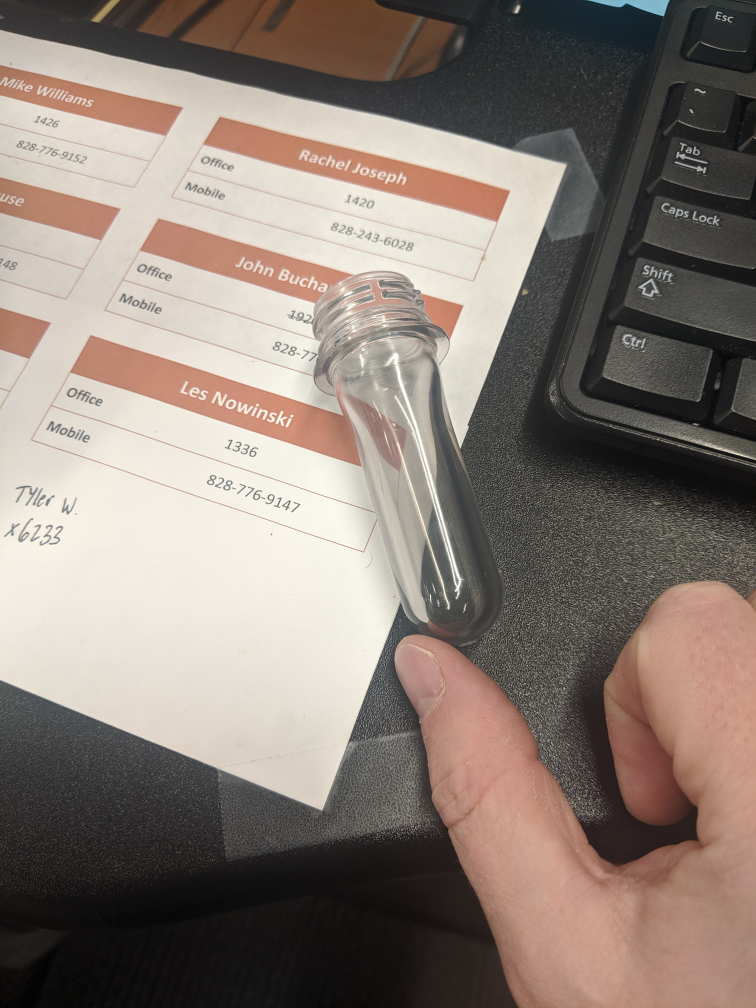
#> input picture data/raw/IMG_20191004_113654.jpg, 3024 x 4032 px (shown at 1/4 size); its folder holds 4 pictures in this run
$ python resize_images.py
#> lines starting #> are read from the running program, lines starting #| are printed output that depends on the picture
import os
import glob
import cv2

if __name__ == "__main__":
    import argparse

    parser = argparse.ArgumentParser(
        description="Resize raw images to uniformed target size."
    )
    parser.add_argument(
        "--raw-dir",
        help="Directory path to raw images.",
        default="./data/raw",
        type=str,
    )
    parser.add_argument(
        "--save-dir",
        help="Directory path to save resized images.",
        default="./data/images",
        type=str,
    )
    parser.add_argument(
        "--ext", help="Raw image files extension to resize.", default="jpg", type=str
    )
    parser.add_argument(
        "--target-scale",
        help="Target size to resize as a percentage.",
        default="25",
        type=str,
    )
    args = parser.parse_args()

    raw_dir = args.raw_dir
    save_dir = args.save_dir
    ext = args.ext
    target_size = args.target_scale
    #msg = "--target-size must be a tuple of 2 integers"
    #assert isinstance(target_size, tuple) and len(target_size) == 2, msg
    fnames = glob.glob(os.path.join(raw_dir, "*.{}".format(ext)))
    os.makedirs(save_dir, exist_ok=True)
    print(
        "{} files to resize from directory `{}` to target size:{}".format(
            len(fnames), raw_dir, target_size
        )
    )

    for i, fname in enumerate(fnames):
        print(".", end="", flush=True)
        img = cv2.imread(fname, cv2.IMREAD_UNCHANGED)
#> img is the input picture: shape (4032, 3024, 3); mean B, G, R 117, 125.1, 137.4
        width = int(img.shape[1] * int(target_size) / 100)
#> width = 756
        height = int(img.shape[0] * int(target_size) / 100)
#> height = 1008
        dim = (width, height)
#> dim = (756, 1008)
        img_small = cv2.resize(img, dim, interpolation = cv2.INTER_AREA)
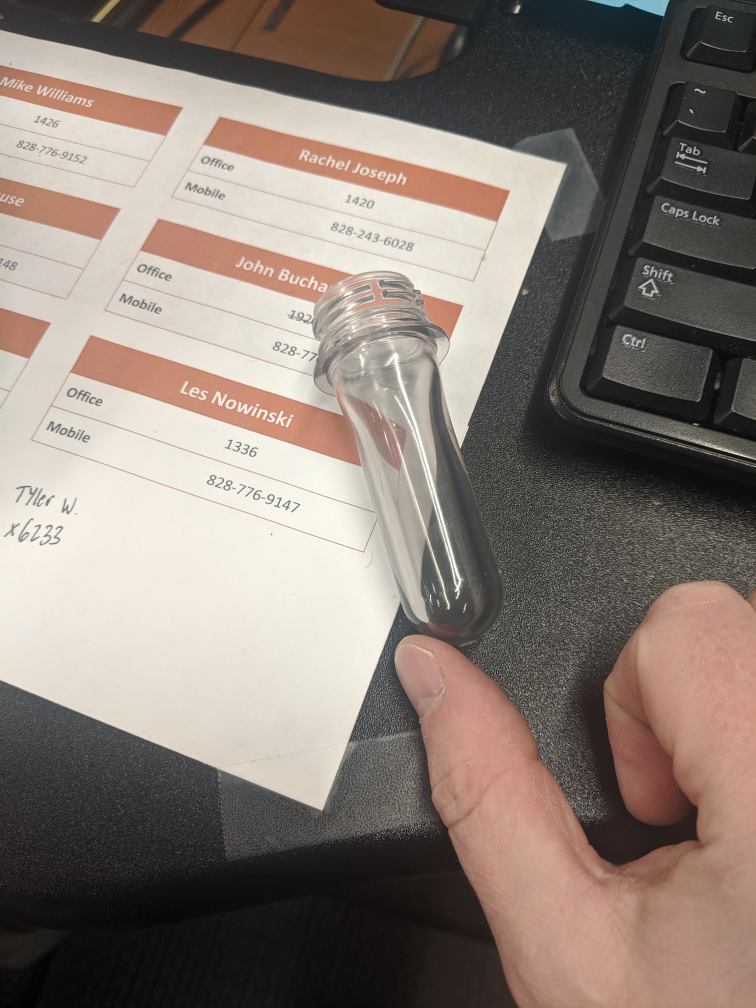
#> img_small: shape (1008, 756, 3); mean B, G, R 117, 125.1, 137.4
        new_fname = "{}.{}".format(str(i), ext)
        small_fname = os.path.join(save_dir, new_fname)
        cv2.imwrite(small_fname, img_small)
#> pass 2 of the loop `for i, fname in enumerate(fnames):`:
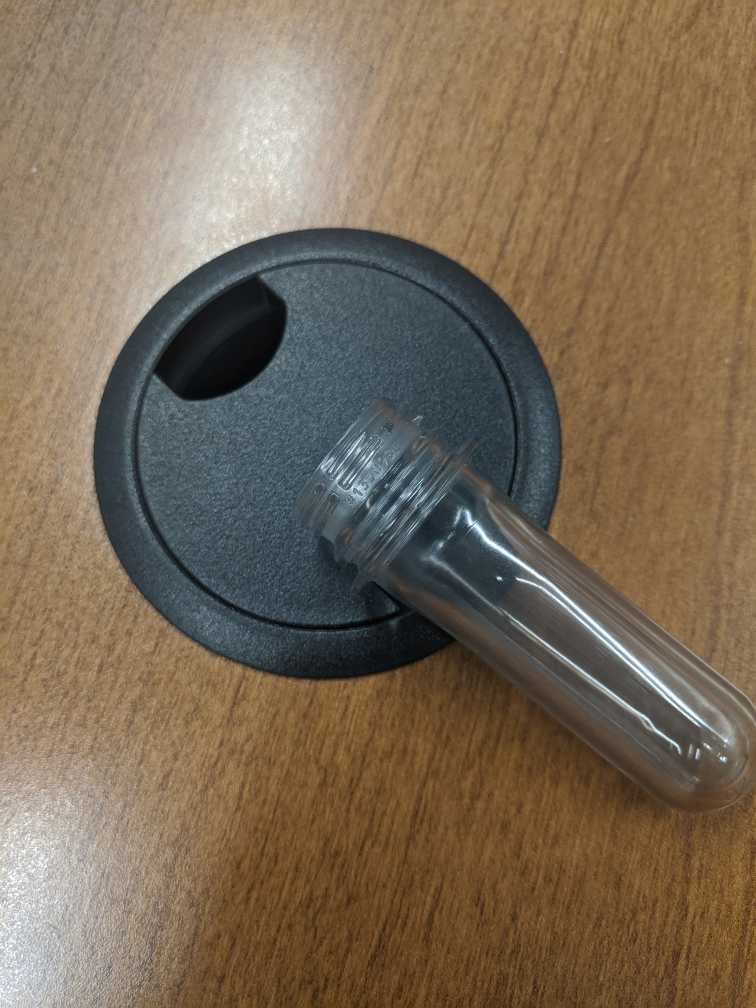
#> input picture data/raw/IMG_20191004_113723.jpg, 3024 x 4032 px (shown at 1/4 size)
#> img is the input picture: shape (4032, 3024, 3); mean B, G, R 86.1, 106.2, 122.8
#> `img_small = cv2.resize(img, dim, interpolation = cv2.INTER_AREA)`:
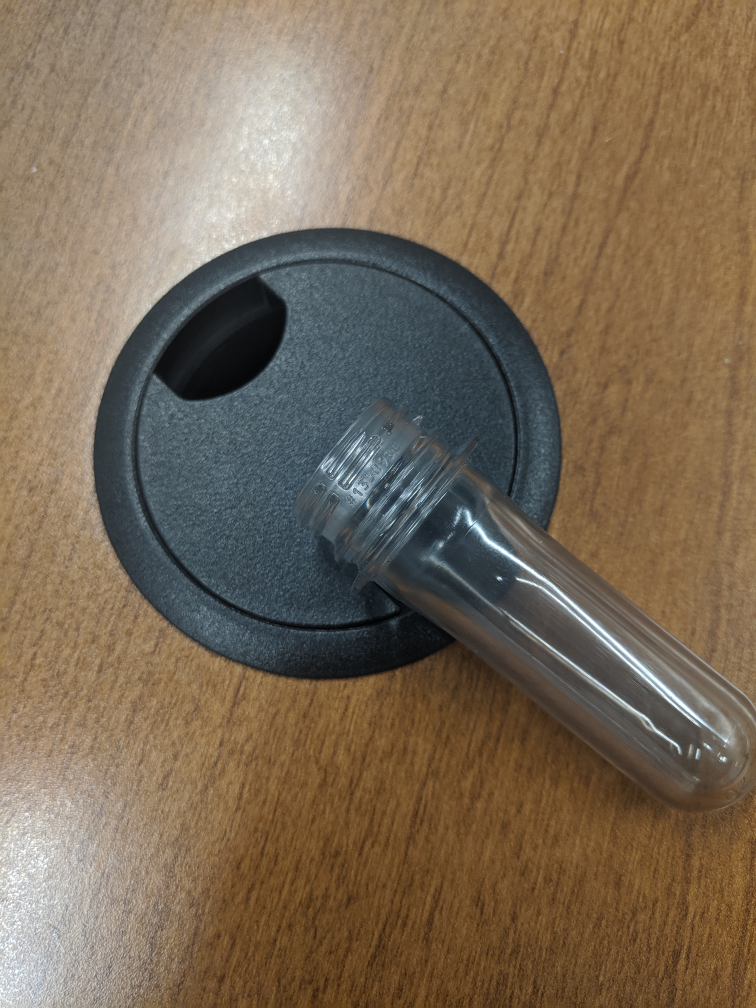
#> img_small: shape (1008, 756, 3); mean B, G, R 86.1, 106.2, 122.8
#> pass 3 of the loop `for i, fname in enumerate(fnames):`:
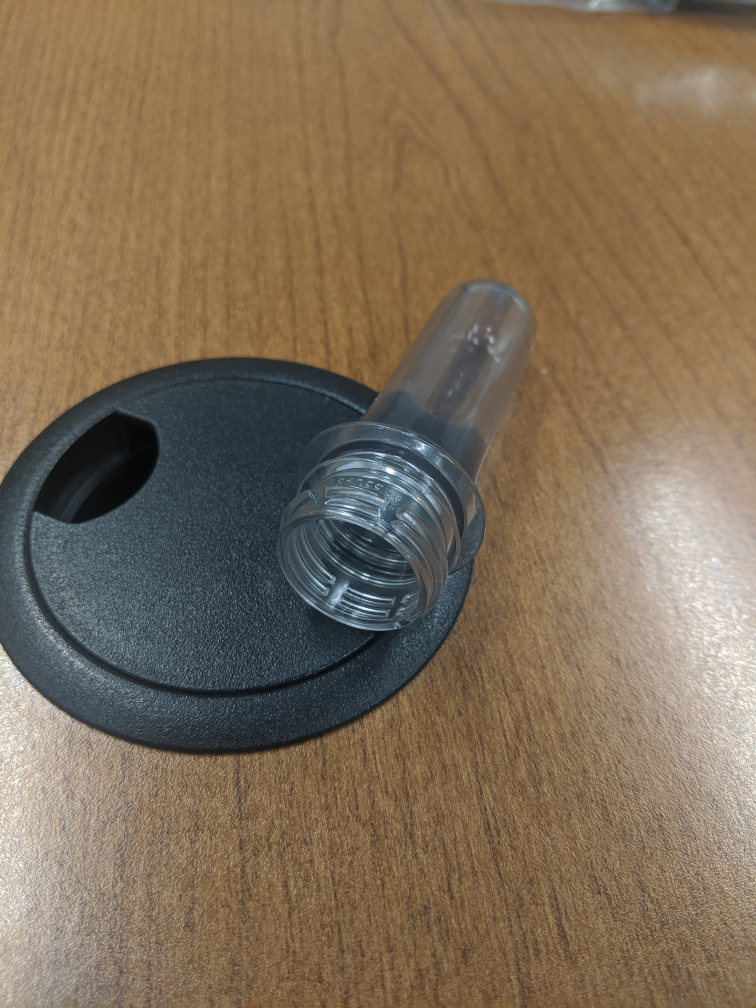
#> input picture data/raw/IMG_20191004_113727.jpg, 3024 x 4032 px (shown at 1/4 size)
#> img is the input picture: shape (4032, 3024, 3); mean B, G, R 87.8, 109.4, 127.2
#> `img_small = cv2.resize(img, dim, interpolation = cv2.INTER_AREA)`:
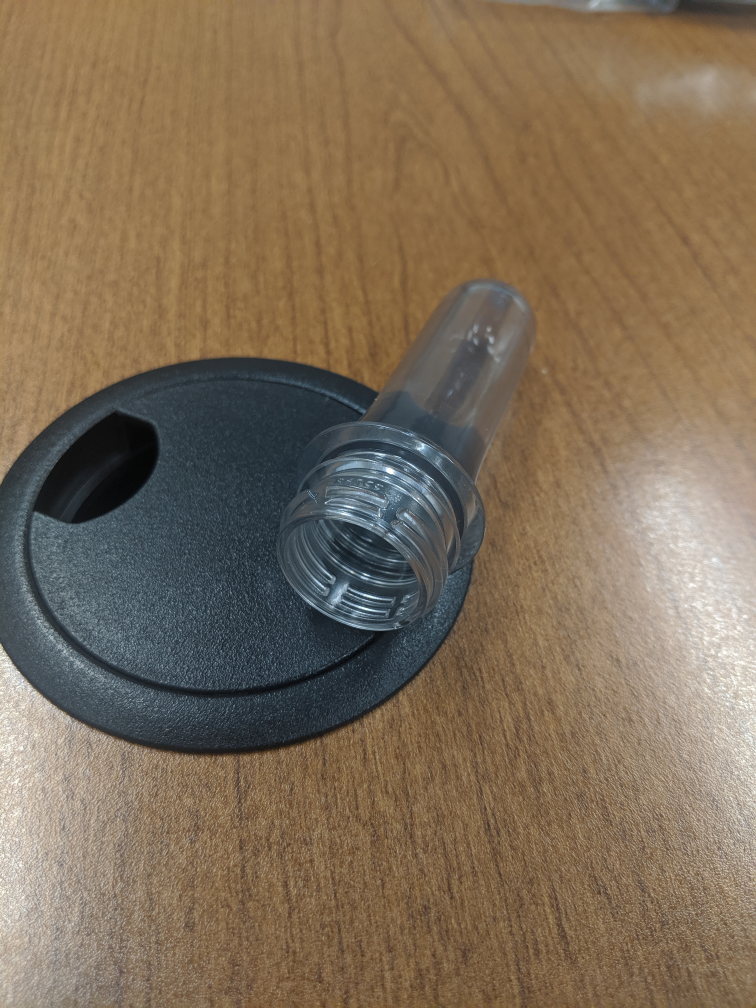
#> img_small: shape (1008, 756, 3); mean B, G, R 87.8, 109.4, 127.2
#> the loop made 4 passes; the first 3 are shown

    print(
        "\nDone resizing {} files.\nSaved to directory: `{}`".format(
            len(fnames), save_dir
        )
    )
